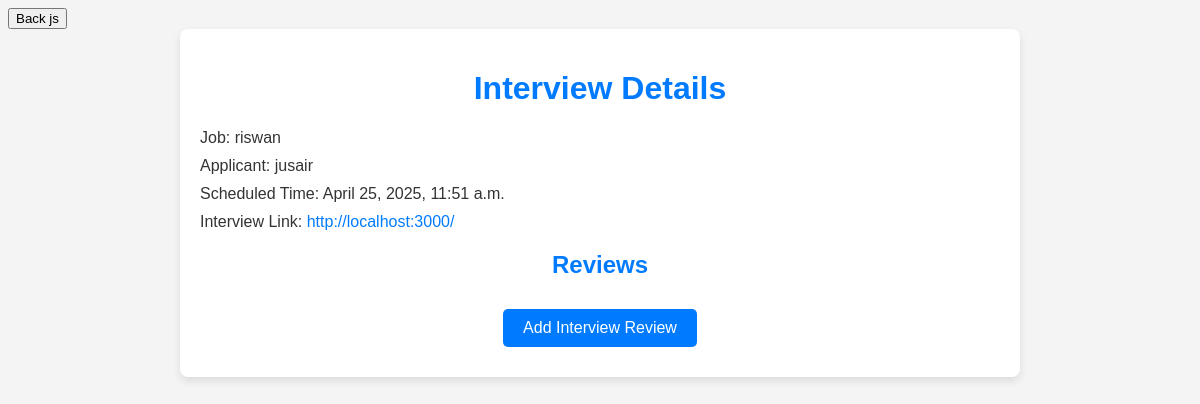
Screenshot of /interviews/detail/2/ (signed in) with the database file from the repository.
### interviews/models.py (models this page shows)
class Interview(models.Model):
    job_application = models.ForeignKey(JobApplication, on_delete=models.CASCADE, related_name='interviews')
    scheduled_time = models.DateTimeField()
    interview_link = models.URLField()

### jobs/models.py (models this page shows, shortened)
class JobApplication(models.Model):
    job = models.ForeignKey(JobPosting, on_delete=models.CASCADE, related_name='applications')
    applicant = models.ForeignKey(User, on_delete=models.CASCADE, related_name='applications')
    applied_on = models.DateTimeField(auto_now_add=True)
    status = models.CharField(max_length=50, choices=[
        ('pending', 'Pending'),
        ('accepted', 'Accepted'),
        ('rejected', 'Rejected'),
        ('interview_scheduled', 'Interview Scheduled'),
        ('offer_made', 'Offer Made'),
    ])
    cv = models.FileField(upload_to='cvs/', blank=True, null=True)

class JobPosting(models.Model):
    organization = models.ForeignKey(Organization, on_delete=models.CASCADE, related_name='job_postings')
    title = models.CharField(max_length=255)
    description = models.TextField()
    required_qualifications = models.TextField()
    required_skills = models.ManyToManyField(Skill, blank=True)  # Use the same Skill model
    location = models.CharField(max_length=100)
    posted_on = models.DateTimeField(auto_now_add=True)
    application_deadline = models.DateTimeField()
    job_post_image = models.ImageField(upload_to='job_images/', blank=True, null=True)
    posted_by = models.ForeignKey(User,on_delete=models.SET_NULL,null=True,related_name='posted_jobs')

### interviews/views.py (the view)
# urls.py: path('detail/<int:interview_id>/', interview_detail, name='interview_detail'),
@login_required
def interview_detail(request, interview_id):
    interview = get_object_or_404(Interview, id=interview_id)
    reviews = InterviewReview.objects.filter(interview=interview)
    return render(request, 'interviews/interview_detail.html', {'interview': interview, 'reviews': reviews})

### interviews/templates/interviews/interview_detail.html (shortened to what this page needs)
<!DOCTYPE html>
<html>
<head>
</head>
<body>
    <button class="btn-back" onclick="window.location.href = 'http://127.0.0.1:8000/interviews/list/';">Back js</button>
    <div class="container">
        <h1>Interview Details</h1>
        <p>Job: {{ interview.job_application.job.title }}</p>
        <p>Applicant: {{ interview.job_application.applicant.username }}</p>
        <p>Scheduled Time: {{ interview.scheduled_time }}</p>
        <p>Interview Link: <a href="{{ interview.interview_link }}" target="_blank">{{ interview.interview_link }}</a></p>
        <h2>Reviews</h2>
        <div class="btn-container">
            <a href="{% url 'add_interview_review' interview.id %}" class="btn">Add Interview Review</a>
        </div>
    </div>
</body>
</html>

### interviews/templates/interviews/interview_detail.html (style rules this page uses)
body { font-family: Arial, sans-serif; background-color: #f4f4f4; color: #333; }
.container { max-width: 800px; margin: 0 auto; padding: 20px; background: #fff; border-radius: 8px; box-shadow: 0 4px 8px rgba(0, 0, 0, 0.1); }
h1, h2 { color: #007bff; text-align: center; }
p, div { margin: 10px 0; }
a { color: #007bff; text-decoration: none; }
.btn { background-color: #007bff; color: #fff; padding: 10px 20px; border: none; border-radius: 5px; cursor: pointer; text-align: center; margin-top: 10px; }
.btn-container { display: flex; justify-content: space-around; margin-top: 20px; }

### rows the page displays
Interview: job_application.job "riswan", job_application.applicant.username "jusair", scheduled_time "April 25, 2025, 11:51 a.m.", interview_link "http://localhost:3000/"
